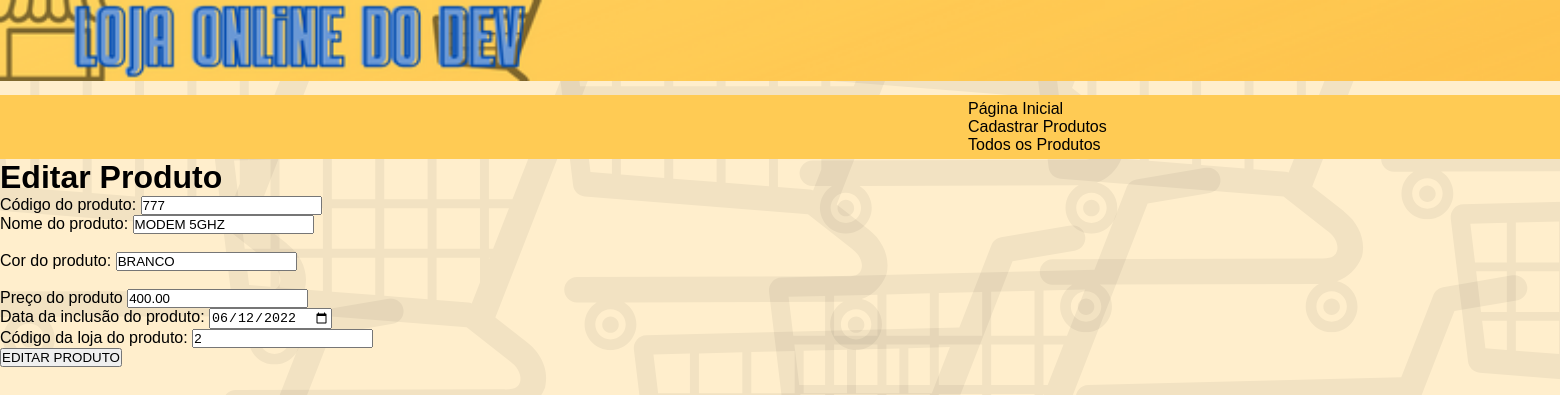
/?page=editar&cod_prod=777, run on the app's committed database.
### tables this page shows
CREATE TABLE `tb_produtos` (
  `cod_prod` int(8) NOT NULL,
  `loj_prod` int(8) NOT NULL,
  `desc_prod` char(40) NOT NULL,
  `cor_prod` char(20) NOT NULL,
  `preco_prod` decimal(8,2) NOT NULL,
  `dt_inclu_prod` date NOT NULL
);

### editar_produto.php (the view, shortened to what this page needs)
<h1>Editar Produto</h1>
<?php
	$sql = "SELECT * FROM tb_produtos WHERE cod_prod=".$_REQUEST["cod_prod"];
	$res = $conn->query($sql);
	$row = $res->fetch_object();
?>
<form action="?page=salvar" method="POST">
	<div class="cod-prod">
		<label>Código do produto:</label>
		<input type="number" name="cod_prod" value="<?php print $row->cod_prod; ?>" class="form-control" placeholder="Máximo 8 números" maxlength="8" required>
	</div>
	<div class="nome-prod">
		<label>Nome do produto:</label>
		<input type="text" name="desc_prod" value="<?php print $row->desc_prod; ?>" class="form-control" placeholder="Exemplo: Computador" maxlength="40">
	</div> <br>
	<div class="cor-prod">
		<label>Cor do produto: </label>
		<input type="text" name="cor_prod" value="<?php print $row->cor_prod; ?>" class="form-control" placeholder="Exemplo: Vermelho" maxlength="20" required>
	</div> <br>
	<div class="preco-prod">
		<label>Preço do produto</label>
		<input type="number" name="preco_prod" value="<?php print $row->preco_prod; ?>" class="form-control" placeholder="Exemplo: 199.90" min="1" step="any" required>
	</div>
	<div class="dt-inclu-prod">
		<label>Data da inclusão do produto:</label>
		<input type="date" name="dt_inclu_prod" value="<?php print $row->dt_inclu_prod; ?>" class="form-control" required>
	</div>
	<div class="loj-prod">
		<label>Código da loja do produto:</label>
		<input type="number" name="loj_prod" value="<?php print $row->loj_prod; ?>" class="form-control" placeholder="Exemplo: 1 ou 2" maxlength="1" required>
	</div>
	<div class="botao-envio">
		<button type="submit">EDITAR PRODUTO</button>
	</div>
</form>

### CSS/style.css (style rules this page uses)
* { padding: 0px; margin: 0px; }
body { width: 1920px; font-size: 1em; font-family: "Trebuchet MS", Helvetica, sans-serif; background-image: url(../img/fundo.png); }

### data on the page
tb_produtos: cod_prod "777", desc_prod "MODEM 5GHZ", cor_prod "BRANCO", preco_prod "400.00", dt_inclu_prod "06/12/2022", loj_prod "2"
